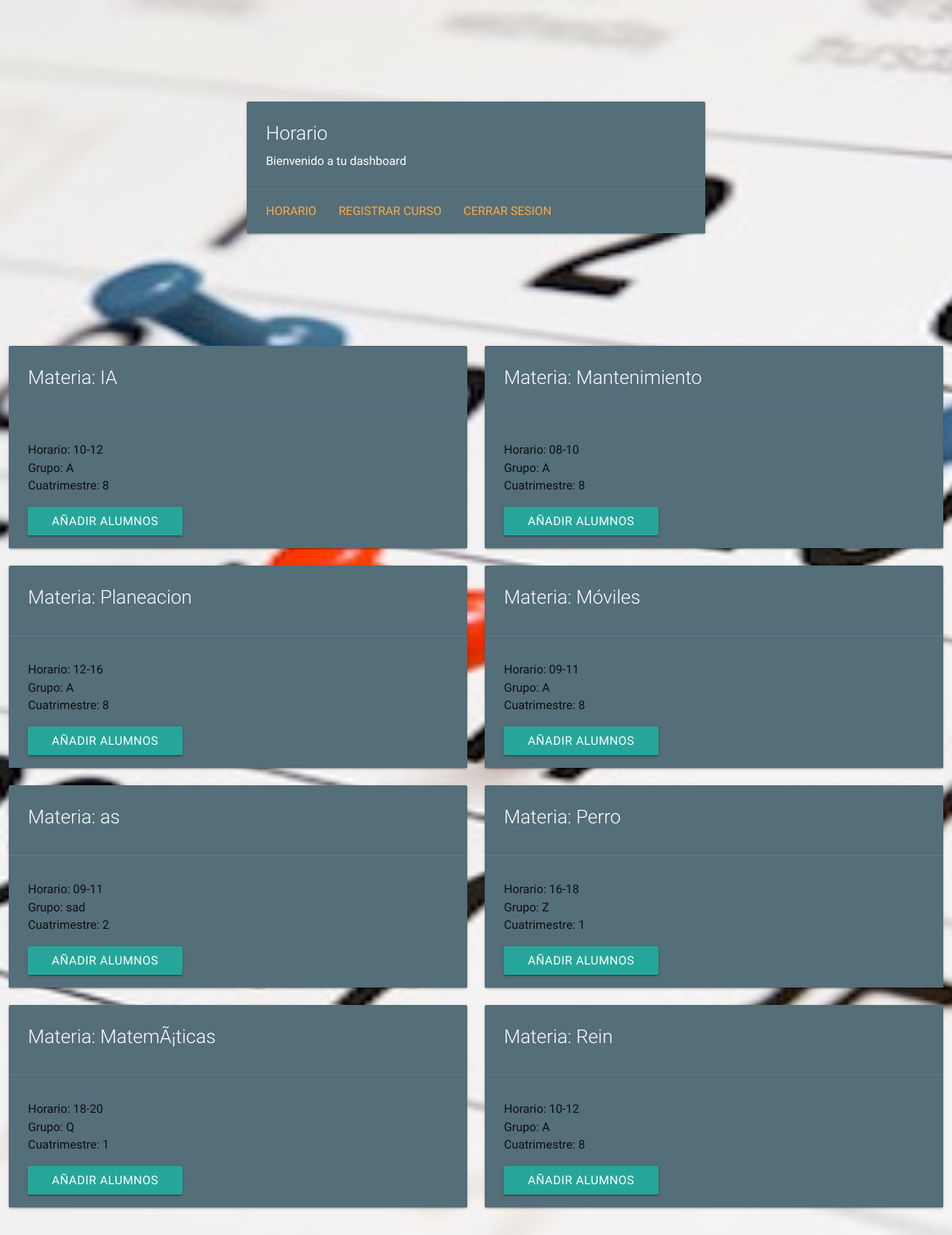
The page /horario.php (signed in) on the database its author committed.
### tables this page shows
CREATE TABLE `cursos` (
  `id` int(11) NOT NULL,
  `idptc` int(11) NOT NULL,
  `cuatrimestre` varchar(45) NOT NULL,
  `materia` varchar(45) NOT NULL,
  `horario` varchar(45) NOT NULL,
  `grupo` varchar(45) NOT NULL,
  `politicas` varchar(500) NOT NULL
);

### listarHorario.php (the view, shortened to what this page needs)
<?php
    $consulta=  mysql_query("select * FROM cursos WHERE idptc = '".$_SESSION['id'] ."'") or die("Fallo la conexion");
    $n_Filas=  mysql_num_rows($consulta);
	if ($n_Filas > 0) {
		echo "<div class='row be-down'>";
	    while($row =  mysql_fetch_array($consulta)) {
			echo '
			<div class="col s12 m6">
				<div class="card blue-grey darken-1">
					<div class="card-content white-text">
						<span class="card-title">Materia: '.$row['materia'].'
					</div>
					<div class="card-action">
						<p>Horario: '.$row['horario'].' <br>
						Grupo: '.$row['grupo'].' <br>
						Cuatrimestre: '.$row['cuatrimestre'].'
						</p><a href="#!" class="secondary-content"></a>
						<a href="anadirAlumnos.php?idMateria='.$row['id'].'&cuatrimestre='.$row['cuatrimestre'].'&grupo='.$row['grupo'].'&materia= '.$row['materia'].'&idptc='.$_SESSION['id'] .' " class="btn waves-effect waves-light">Añadir alumnos</a>
					</div>
				</div>
			</div>
			';
	    }
		echo "</div>";
	}
?>

### horario.php (shortened to what this page needs)
<!DOCTYPE html>
<html>
<head>
      <link type="text/css" rel="stylesheet" href="materialize/css/materialize.min.css"  media="screen,projection"/>
	  <link rel="stylesheet" href="css/style.css">
</head>
<body>
	<div class="wrapper-horario">
	  <div class="row be-down">
  		<div class="col s12 m6 offset-m3">
  			<div class="card blue-grey darken-1">
  				<div class="card-content white-text">
  					<span class="card-title">Horario</span>
  					<p>Bienvenido a tu dashboard</p>
  				</div>
  				<div class="card-action">
  					<a href="horario.php">Horario</a>
  					<?php
  			      		if($_SESSION['tipo'] != "Alumno"){
  			      			echo '<a href="Cursos.php">Registrar Curso</a>';
  			      		}
  			      	?>
  					<a href="cerrarSesion.php">Cerrar Sesion</a>
  				</div>
  			</div>
  		</div>
  	</div>
		<?php
			include('listarHorario.php');
		?>
	</div>
</body>
</html>

### css/style.css (style rules this page uses)
.wrapper-horario { height:100vh; background: url("../img/horario.jpg") no-repeat center center fixed; background-size: cover; overflow-x: hidden; }
.be-down { margin-top: 10%; }

### rows shown on the page
cursos: materia "IA", horario "10-12", grupo "A", cuatrimestre "8"
cursos: materia "Mantenimiento", horario "08-10", grupo "A", cuatrimestre "8"
cursos: materia "Planeacion", horario "12-16", grupo "A", cuatrimestre "8"
cursos: materia "Móviles", horario "09-11", grupo "A", cuatrimestre "8"
cursos: materia "as", horario "09-11", grupo "sad", cuatrimestre "2"
cursos: materia "Perro", horario "16-18", grupo "Z", cuatrimestre "1"
cursos: materia "MatemÃ¡ticas", horario "18-20", grupo "Q", cuatrimestre "1"
cursos: materia "Rein", horario "10-12", grupo "A", cuatrimestre "8"
